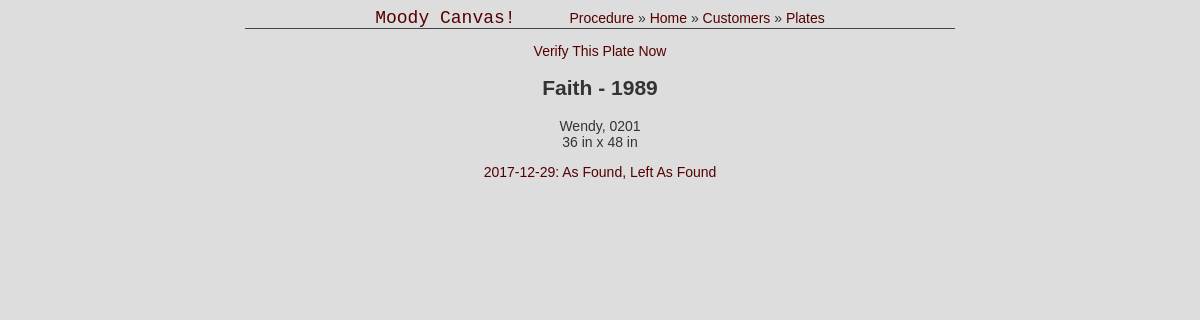
Screenshot of /Moody/Faith/1989/ with the database file from the repository.
### Moody/models.py (models this page shows, shortened)
class Verif(models.Model):
    plate_id = models.ForeignKey(Plate, on_delete=models.CASCADE)
    verif_date = models.DateTimeField('date performed')
    verif_foot = models.IntegerField()
    verif_north = models.IntegerField(default=4)
    verif_NS = models.IntegerField()
    verif_EW = models.IntegerField()
    verif_top = models.FloatField()
    verif_bot = models.FloatField()
    verif_start = models.FloatField()
    verif_end = models.FloatField()
    verif_rep = models.IntegerField()
    verif_flat = models.IntegerField()
    verif_grade = models.CharField(max_length=4)
    verif_len = models.IntegerField()
    verif_wid = models.IntegerField()
    verif_diag = models.IntegerField()
    clos_7 = models.IntegerField()
    clos_8 = models.IntegerField()
    verif_cert = models.TextField(max_length=50)
    verif_tech = models.TextField(max_length=50)
    verif_descr = models.TextField(max_length=50)
    verif_min = models.IntegerField()
    verif_max = models.IntegerField()
    def __str__(self):
        return str(self.verif_date.date())

class Plate(models.Model):
    cust_id = models.ForeignKey(Customer, on_delete=models.CASCADE)
    plate_id = models.CharField(max_length=50)
    plate_sn = models.CharField(max_length=50)
    plate_mfr = models.CharField(max_length=50)
    plate_wid = models.IntegerField()
    plate_len = models.IntegerField()

### Moody/views.py (the view)
# urls.py: path('<str:custname>/<str:id_no>/', views.VerifsView.as_view(), name='verifs'),
class VerifsView(generic.ListView):
    template_name = 'Moody/verifs.html'
    context_object_name = 'recent_verifs'
    def get_queryset(self):
        return Verif.objects.filter(plate_id=Plate.objects.get(plate_id=self.kwargs['id_no']))

### Moody/templates/Moody/verifs.html (shortened to what this page needs)
<!DOCTYPE html>
<html>
<head>
</head>
<body>
    <div id="header">
        <ul id="nav">
            <li><a href="{% url 'home:index' %}" style="font-size: 18px; font-family: Courier New, Courier, monospace; margin-right: 50px;">Moody Canvas!</a></li>
            <li><a rel="dead placeholder link">Procedure</a> &raquo;</li>
            <li><a href="{% url 'Moody:index' %}">Home</a> &raquo;</li>
            <li><a href="{% url 'Moody:customers' %}">Customers</a> &raquo;</li>
            <li><a href="{% url 'Moody:plates' view.kwargs.custname %}">Plates</a></li>
        </ul>
    </div>
    {% if not recent_verifs %}
    <h2>No verifications on this plate.</h2>
    <p><a href="{% url 'Moody:new_verif' view.kwargs.custname view.kwargs.id_no %}">Verify This Plate Now</a></p>
    {% else %}
    <p><a href="{% url 'Moody:new_verif' view.kwargs.custname view.kwargs.id_no %}">Verify This Plate Now</a></p>
    <h2>{{ view.kwargs.custname }} - {{ view.kwargs.id_no }}</h2>
    <p>{{ recent_verifs.0.plate_id.plate_mfr }}, {{ recent_verifs.0.plate_id.plate_sn }}<br />{{ recent_verifs.0.plate_id.plate_wid }} in x {{ recent_verifs.0.plate_id.plate_len }} in</p>
    <ul>
        {% for v in recent_verifs %}
        <li><a href="{% url 'Moody:summary' view.kwargs.custname view.kwargs.id_no v.id %}">{{ v }}: {{ v.verif_descr }}</a></li>
        {% endfor %}
    </ul>
    {% endif %}
</body>
</html>

### Moody/templates/Moody/verifs.html (style rules this page uses)
a, a:visited, a:active { color: #500; text-decoration: none; }
ul, li { list-style-type: none; list-style-position: inside; padding: 0; margin: 0; }
#nav { list-style-type: none; display: inline-block; margin: 0 auto; }
#nav li { list-style-type: none; display: inline-block; }
#header { position: relative; display: inline-block; margin: 0 auto; text-align: center; width: 60%; border-bottom: 1px solid #444; }

### rows the page displays
Verif: plate_id.plate_mfr "Wendy", plate_id.plate_sn "0201", plate_id.plate_wid "36", plate_id.plate_len "48", verif_date "2017-12-29", verif_descr "As Found, Left As Found"

### other values shown
{{ view.kwargs.custname }} "Faith"
{{ view.kwargs.id_no }} "1989"
